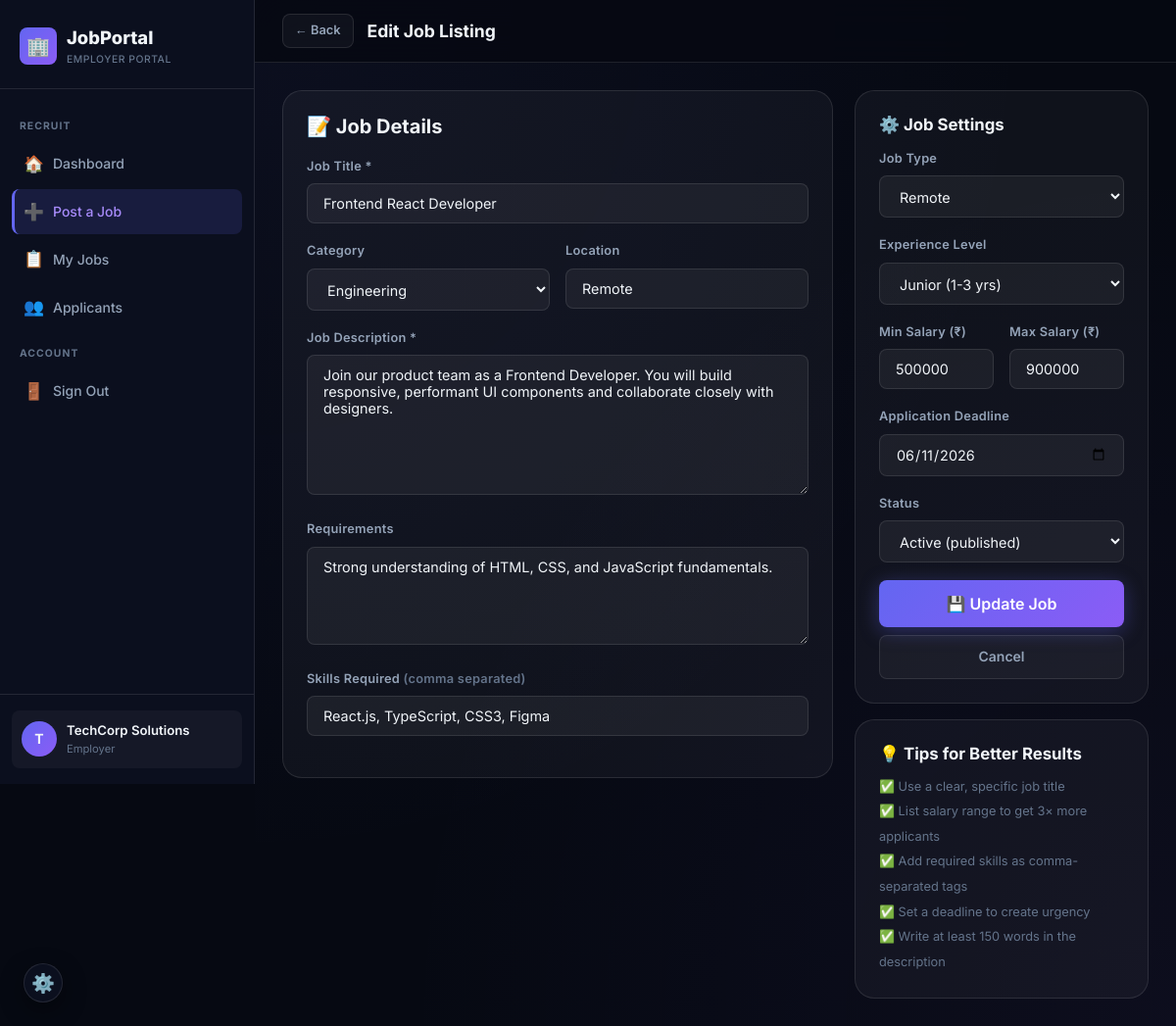
Page /employer/post-job.php?edit=2 (signed in) on the committed database.
### tables this page shows
CREATE TABLE IF NOT EXISTS users (
    id              INT AUTO_INCREMENT PRIMARY KEY,
    name            VARCHAR(100)  NOT NULL,
    email           VARCHAR(150)  UNIQUE NOT NULL,
    password_hash   VARCHAR(255)  NOT NULL,
    role            ENUM('student','employer','admin') NOT NULL DEFAULT 'student',
    phone           VARCHAR(20),
    location        VARCHAR(100),
    bio             TEXT,
    skills          TEXT,
    experience_level ENUM('fresher','junior','mid','senior') DEFAULT 'fresher',
    resume_path     VARCHAR(255),
    company_name    VARCHAR(150),
    company_website VARCHAR(255),
    company_size    VARCHAR(50),
    industry        VARCHAR(100),
    profile_pic     VARCHAR(255),
    is_active       TINYINT(1)    NOT NULL DEFAULT 1,
    created_at      TIMESTAMP     DEFAULT CURRENT_TIMESTAMP,
    updated_at      TIMESTAMP     DEFAULT CURRENT_TIMESTAMP ON UPDATE CURRENT_TIMESTAMP
);

CREATE TABLE IF NOT EXISTS jobs (
    id               INT AUTO_INCREMENT PRIMARY KEY,
    employer_id      INT          NOT NULL,
    title            VARCHAR(200) NOT NULL,
    description      TEXT         NOT NULL,
    requirements     TEXT,
    skills_required  TEXT,
    category         VARCHAR(100),
    location         VARCHAR(100),
    salary_min       INT          DEFAULT 0,
    salary_max       INT          DEFAULT 0,
    experience_level ENUM('any','fresher','junior','mid','senior') DEFAULT 'any',
    job_type         ENUM('full-time','part-time','internship','contract','remote') DEFAULT 'full-time',
    status           ENUM('active','closed','draft') DEFAULT 'active',
    views            INT          DEFAULT 0,
    deadline         DATE,
    created_at       TIMESTAMP    DEFAULT CURRENT_TIMESTAMP,
    updated_at       TIMESTAMP    DEFAULT CURRENT_TIMESTAMP ON UPDATE CURRENT_TIMESTAMP,
    FOREIGN KEY (employer_id) REFERENCES users(id) ON DELETE CASCADE
);

### auth.php (called while the page is built, shortened)
<?php
function e(string $str): string {
    return htmlspecialchars($str, ENT_QUOTES | ENT_SUBSTITUTE, 'UTF-8');
}
?>

### employer/post-job.php (the view, shortened to what this page needs)
<?php
require_once __DIR__ . '/../config.php';
require_once __DIR__ . '/../auth.php';
$uid   = $_SESSION['user_id'];
$me    = $pdo->prepare("SELECT * FROM users WHERE id=?"); $me->execute([$uid]); $me=$me->fetch();
$editId= (int)($_GET['edit'] ?? 0);
$job   = null;
if ($editId) {
    $jq = $pdo->prepare("SELECT * FROM jobs WHERE id=? AND employer_id=?");
    $jq->execute([$editId, $uid]);
    $job = $jq->fetch();
}
$v = fn($field) => e($job[$field] ?? $_POST[$field] ?? '');
?>
<!DOCTYPE html>
<html lang="en">
<head>
  <link rel="stylesheet" href="../assets/style.css">
</head>
<body>
<div class="app-shell">
<aside class="sidebar" id="sidebar">
  <div class="sidebar-brand">
    <div class="brand-icon">🏢</div>
    <div><div class="brand-name">JobPortal</div><div class="brand-tag">EMPLOYER PORTAL</div></div>
  </div>
  <nav class="sidebar-nav">
    <div class="nav-section-label">Recruit</div>
    <a class="nav-item" href="dashboard.php"><span class="icon">🏠</span> Dashboard</a>
    <a class="nav-item active" href="post-job.php"><span class="icon">➕</span> Post a Job</a>
    <a class="nav-item" href="my-jobs.php"><span class="icon">📋</span> My Jobs</a>
    <a class="nav-item" href="applicants.php"><span class="icon">👥</span> Applicants</a>
    <div class="nav-section-label">Account</div>
    <a class="nav-item" href="../logout.php"><span class="icon">🚪</span> Sign Out</a>
  </nav>
  <div class="sidebar-footer">
    <div class="user-info">
      <div class="avatar"><?=mb_strtoupper(mb_substr($me['company_name']??$me['name'],0,1))?></div>
      <div><div class="user-name"><?=e($me['company_name']??$me['name'])?></div><div class="user-role">Employer</div></div>
    </div>
  </div>
</aside>
<main class="main-content">
  <div class="topbar">
    <div class="topbar-left">
      <?php if($editId): ?><a href="my-jobs.php" class="btn btn-ghost btn-sm">← Back</a><?php endif; ?>
      <h1 class="page-title"><?=$editId?'Edit Job Listing':'Post a New Job'?></h1>
    </div>
  </div>
  <div class="page-content">
    <form method="POST" class="animate-in">
      <div style="display:grid;grid-template-columns:1fr 300px;gap:22px;align-items:start;">
        <div>
          <div class="card card-p mb-16">
            <h3 style="margin-bottom:18px;">📝 Job Details</h3>
            <div class="form-group">
              <label class="form-label">Job Title *</label>
              <input name="title" type="text" class="form-control" placeholder="e.g. Senior Frontend Developer" value="<?=$v('title')?>" required>
            </div>
            <div class="form-row col-2">
              <div class="form-group">
                <label class="form-label">Category</label>
                <select name="category" class="form-control">
                  <?php foreach(['Engineering','Product','Design','Analytics','Marketing','Sales','HR','Finance','Operations','Other'] as $cat): ?>
                    <option value="<?=$cat?>" <?=$v('category')===$cat?'selected':''?>><?=$cat?></option>
                  <?php endforeach; ?>
                </select>
              </div>
              <div class="form-group">
                <label class="form-label">Location</label>
                <input name="location" type="text" class="form-control" placeholder="City or Remote" value="<?=$v('location')?>">
              </div>
            </div>
            <div class="form-group">
              <label class="form-label">Job Description *</label>
              <textarea name="description" class="form-control" rows="7"
                placeholder="Describe the role, responsibilities, team culture, and what makes this a great opportunity…" required><?=$v('description')?></textarea>
            </div>
            <div class="form-group">
              <label class="form-label">Requirements</label>
              <textarea name="requirements" class="form-control" rows="4"
                placeholder="Education, years of experience, certifications required…"><?=$v('requirements')?></textarea>
            </div>
            <div class="form-group">
              <label class="form-label">Skills Required <span class="text-muted">(comma separated)</span></label>
              <input name="skills_required" type="text" class="form-control"
                     placeholder="e.g. React, Node.js, MySQL, AWS"
                     value="<?=$v('skills_required')?>">
            </div>
          </div>
        </div>
        <div>
          <div class="card card-p mb-16">
            <h4 style="margin-bottom:14px;">⚙️ Job Settings</h4>
            <div class="form-group">
              <label class="form-label">Job Type</label>
              <select name="job_type" class="form-control">
                <?php foreach(['full-time'=>'Full-Time','part-time'=>'Part-Time','internship'=>'Internship','contract'=>'Contract','remote'=>'Remote'] as $k=>$l): ?>
                  <option value="<?=$k?>" <?=$v('job_type')===$k?'selected':''?>><?=$l?></option>
                <?php endforeach; ?>
              </select>
            </div>
            <div class="form-group">
              <label class="form-label">Experience Level</label>
              <select name="experience_level" class="form-control">
                <?php foreach(['any'=>'Any Level','fresher'=>'Fresher','junior'=>'Junior (1-3 yrs)','mid'=>'Mid (3-5 yrs)','senior'=>'Senior (5+ yrs)'] as $k=>$l): ?>
                  <option value="<?=$k?>" <?=$v('experience_level')===$k?'selected':''?>><?=$l?></option>
                <?php endforeach; ?>
              </select>
            </div>
            <div class="form-row col-2">
              <div class="form-group">
                <label class="form-label">Min Salary (₹)</label>
                <input name="salary_min" type="number" class="form-control" placeholder="500000" min="0" value="<?=$v('salary_min')?>">
              </div>
              <div class="form-group">
                <label class="form-label">Max Salary (₹)</label>
                <input name="salary_max" type="number" class="form-control" placeholder="1200000" min="0" value="<?=$v('salary_max')?>">
              </div>
            </div>
            <div class="form-group">
              <label class="form-label">Application Deadline</label>
              <input name="deadline" type="date" class="form-control"
                     min="<?=date('Y-m-d')?>"
                     value="<?=$v('deadline')?>">
            </div>
            <div class="form-group">
              <label class="form-label">Status</label>
              <select name="status" class="form-control">
                <?php foreach(['active'=>'Active (published)','draft'=>'Draft (hidden)','closed'=>'Closed'] as $k=>$l): ?>
                  <option value="<?=$k?>" <?=$v('status')===$k?'selected':''?>><?=$l?></option>
                <?php endforeach; ?>
              </select>
            </div>
            <button type="submit" class="btn btn-primary btn-block btn-lg" id="submitBtn">
              <?=$editId?'💾 Update Job':'🚀 Publish Job'?>
            </button>
            <?php if($editId): ?>
              <a href="my-jobs.php" class="btn btn-ghost btn-block" style="margin-top:8px;">Cancel</a>
            <?php endif; ?>
          </div>
          <div class="card card-p">
            <h4 style="margin-bottom:10px;">💡 Tips for Better Results</h4>
            <ul style="list-style:none;font-size:0.8rem;color:var(--text-muted);line-height:2;">
              <li>✅ Use a clear, specific job title</li>
              <li>✅ List salary range to get 3× more applicants</li>
              <li>✅ Add required skills as comma-separated tags</li>
              <li>✅ Set a deadline to create urgency</li>
              <li>✅ Write at least 150 words in the description</li>
            </ul>
          </div>
        </div>
      </div>
    </form>
  </div>
</main>
</div>
</body>
</html>

### rows in the picture
users: company_name "T", company_name "TechCorp Solutions"
jobs: title "Frontend React Developer", category "Engineering", location "Remote", description "Join our product team as a Frontend Developer. You will build responsive, performant UI components and collaborate closely with designers.", requirements "Strong understanding of HTML, CSS, and JavaScript fundamentals.", skills_required "React.js, TypeScript, CSS3, Figma", job_type "Remote", experience_level "Junior (1-3 yrs)", salary_min "500000", salary_max "900000", deadline "06/11/2026", status "Active (published)"
